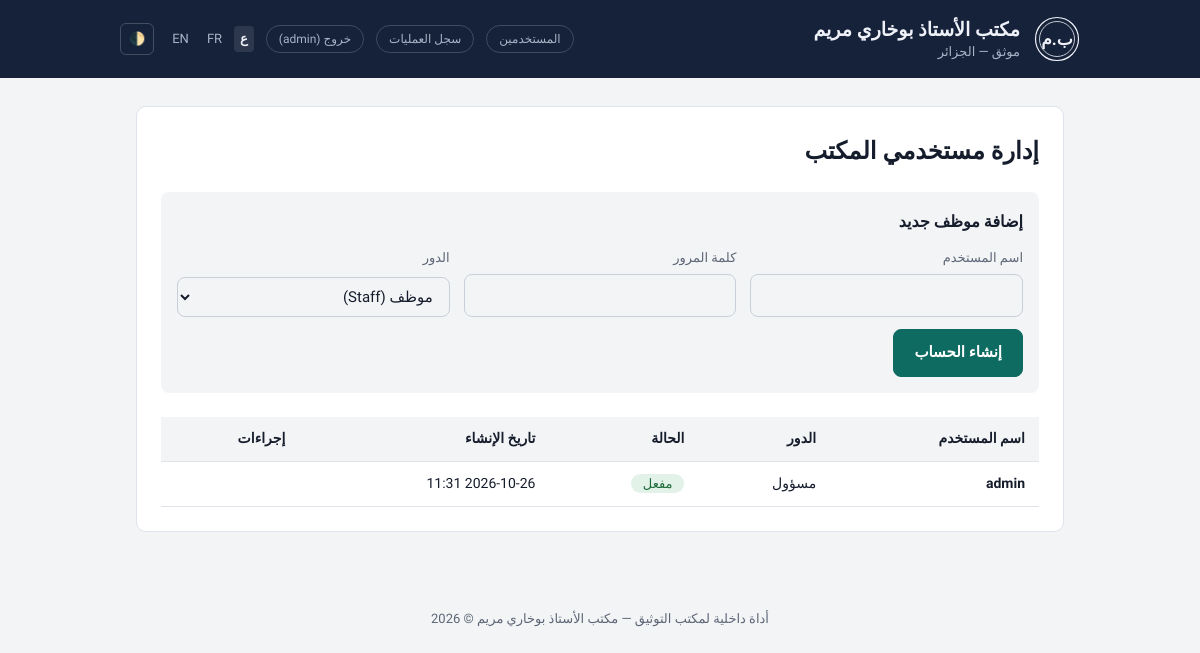
Page /admin/users (signed in) on the committed database.
### core_engine/models.py (models this page shows, shortened)
class User(UserMixin, db.Model):
    __tablename__ = 'users'
    id = db.Column(db.Integer, primary_key=True)
    username = db.Column(db.String(80), unique=True, nullable=False)
    password_hash = db.Column(db.String(256), nullable=False)
    role = db.Column(db.String(20), default='staff')  # 'admin' or 'staff'
    is_active_account = db.Column(db.Boolean, default=True)
    created_at = db.Column(db.DateTime, default=datetime.utcnow)
    @property
    def is_active(self):
        return self.is_active_account
    @property
    def is_admin(self):
        return self.role == 'admin'

### routes/main.py (the view, shortened to what this page needs)
@routes_bp.route('/admin/users', methods=['GET', 'POST'])
@login_required
def admin_users():
    if not current_user.is_admin:
        flash("هذه الصفحة خاصة بالمسؤول فقط.", 'warn')
        return redirect(url_for('routes.index'))
    users = User.query.order_by(User.created_at.desc()).all()
    return render_template('admin_users.html', users=users)

### templates/admin_users.html (shortened to what this page needs)
{% extends "base.html" %}
{% block content %}
<section class="sheet" style="padding: 24px;">
  <h2 style="margin-top:0;">إدارة مستخدمي المكتب</h2>
  <form method="POST" style="margin-bottom: 24px; display:grid; gap:12px; background:var(--paper); padding:16px; border-radius:8px;">
    <h3 style="margin:0; font-size:16px;">إضافة موظف جديد</h3>
    <div class="fields">
      <label>اسم المستخدم<input type="text" name="username" required></label>
      <label>كلمة المرور<input type="password" name="password" required></label>
      <label>الدور
        <select name="role">
          <option value="staff">موظف (Staff)</option>
        </select>
      </label>
    </div>
    <button type="submit" style="width:fit-content;">إنشاء الحساب</button>
  </form>
  <table class="data-table">
    <thead>
      <tr>
        <th>اسم المستخدم</th>
        <th>الدور</th>
        <th>الحالة</th>
        <th>تاريخ الإنشاء</th>
        <th>إجراءات</th>
      </tr>
    </thead>
    <tbody>
      {% for u in users %}
      <tr>
        <td><b>{{ u.username }}</b></td>
        <td>{{ 'مسؤول' if u.role == 'admin' else 'موظف' }}</td>
        <td>
          <span class="chip" style="{{ 'background:var(--ok-soft);color:var(--ok)' if u.is_active_account else 'background:var(--warn-soft);color:var(--warn)' }}">
            {{ 'مفعل' if u.is_active_account else 'معطل' }}
          </span>
        </td>
        <td class="ltr">{{ u.created_at.strftime('%Y-%m-%d %H:%M') }}</td>
        <td>
        </td>
      </tr>
      {% endfor %}
    </tbody>
  </table>
</section>
{% endblock %}

### templates/base.html (shortened to what this page needs)
<!DOCTYPE html>
<html lang="{{ curr_lang }}" dir="{{ dir }}">
<head>
  <link rel="stylesheet" href="{{ url_for('static', filename='css/style.css') }}">
</head>
<body>
  <header class="band gutter">
    <div class="band-in">
      <svg class="seal" viewBox="0 0 46 46" aria-hidden="true">
        <circle cx="23" cy="23" r="21.5" stroke-width="1.2"/>
        <circle cx="23" cy="23" r="17.5" stroke-width=".8"/>
        <text x="23" y="29" text-anchor="middle" font-size="17">ب.م</text>
      </svg>
      <div class="office">
        <b>مكتب الأستاذ بوخاري مريم</b>
        <span>موثق — الجزائر</span>
      </div>
      <div class="nav-actions">
        {% if current_user.is_authenticated %}
          {% if current_user.is_admin %}
            <a href="{{ url_for('routes.admin_users') }}" class="tag" style="text-decoration:none;">المستخدمين</a>
            <a href="{{ url_for('routes.admin_logs') }}" class="tag" style="text-decoration:none;">سجل العمليات</a>
          {% endif %}
          <a href="{{ url_for('routes.logout') }}" class="tag" style="text-decoration:none;">خروج ({{ current_user.username }})</a>
        {% endif %}
        <div class="lang-switcher">
          <a href="{{ url_for('routes.set_locale', lang='ar') }}" class="{% if curr_lang == 'ar' %}active{% endif %}">ع</a>
          <a href="{{ url_for('routes.set_locale', lang='fr') }}" class="{% if curr_lang == 'fr' %}active{% endif %}">FR</a>
          <a href="{{ url_for('routes.set_locale', lang='en') }}" class="{% if curr_lang == 'en' %}active{% endif %}">EN</a>
        </div>
        <button id="themeToggle" class="theme-btn" title="تغيير المظهر">🌓</button>
      </div>
    </div>
  </header>
  <div class="wrap gutter">
    {% block content %}{% endblock %}
  </div>
  <footer class="gutter" style="text-align:center; padding-block: 20px; color:var(--muted); font-size:13px;">
    أداة داخلية لمكتب التوثيق — مكتب الأستاذ بوخاري مريم © 2026
  </footer>
</body>
</html>

### static/css/style.css (style rules this page uses)
:root { --paper: #f3f4f6; --sheet: #ffffff; --ink: #151c2b; --muted: #5d6676; --line: #dfe3ea; --line-strong: #c9cfd9; --band: #16213a; --band-ink: #eef1f7; --band-muted: #a9b3c7; --accent: #0e6b62; --accent-ink: #ffffff; --accent-soft: #e2f0ee; --warn: #8f5400; --warn-soft: #fbf0dc; --ok: #1b6a3a; --ok-soft: #e3f2e8; --display: "Amiri", "Traditional Arabic", "Times New Roman", serif; --body: "IBM Plex Sans Arabic", "Segoe UI", Tahoma, sans-serif; --mono: "IBM Plex Mono", ui-monospace, Consolas, monospace; --r: 10px; }
* { box-sizing: border-box; }
body { background: var(--paper); color: var(--ink); font-family: var(--body); font-size: 16px; line-height: 1.7; margin: 0; }
.gutter { padding-inline: max(16px, env(safe-area-inset-left, 0px)); }
.band { background: var(--band); color: var(--band-ink); }
.band-in { max-width: 960px; margin: 0 auto; padding-block: 16px; display: flex; align-items: center; gap: 14px; }
.seal { flex: none; width: 46px; height: 46px; }
.seal text { fill: var(--band-ink); font-family: var(--display); font-weight: 700; }
.office { display: grid; line-height: 1.35; min-width: 0; }
.office b { font-family: var(--display); font-size: 19px; font-weight: 700; }
.office span { font-size: 13px; color: var(--band-muted); }
.nav-actions { margin-inline-start: auto; display: flex; align-items: center; gap: 12px; }
.tag { font-size: 12px; color: var(--band-muted); border: 1px solid rgba(255,255,255,.18); border-radius: 999px; padding: 3px 12px; white-space: nowrap; }
.lang-switcher { display: flex; gap: 6px; font-size: 13px; }
.lang-switcher a { color: var(--band-muted); text-decoration: none; padding: 2px 6px; border-radius: 4px; }
.lang-switcher a.active { color: var(--band-ink); font-weight: 700; background: rgba(255,255,255,0.1); }
.theme-btn { background: transparent; border: 1px solid rgba(255,255,255,0.2); color: var(--band-ink); border-radius: 6px; padding: 4px 8px; font-size: 13px; cursor: pointer; }
.wrap { max-width: 960px; margin: 0 auto; padding-block: 28px 56px; display: grid; gap: 22px; }
.sheet { background: var(--sheet); border: 1px solid var(--line); border-radius: var(--r); min-width: 0; }
.chip { background: var(--accent-soft); color: var(--accent); border-radius: 999px; padding: 2px 12px; font-size: 13px; }
.fields { display: grid; grid-template-columns: repeat(auto-fit, minmax(180px, 1fr)); gap: 14px; }
label { display: grid; gap: 5px; font-size: 13px; color: var(--muted); font-weight: 500; }
input[type=text], input[type=password], input[type=number], select { font: inherit; font-size: 15px; color: var(--ink); background: var(--paper); border: 1px solid var(--line-strong); border-radius: 8px; padding: 8px 12px; min-width: 0; width: 100%; }
button, .btn { font: inherit; font-weight: 600; font-size: 15px; border-radius: 8px; padding: 10px 20px; cursor: pointer; border: 1px solid var(--accent); background: var(--accent); color: var(--accent-ink); text-decoration: none; display: inline-flex; align-items: center; justify-content: center; }
table.data-table { width: 100%; border-collapse: collapse; font-size: 14px; }
table.data-table th, table.data-table td { padding: 10px 14px; border-bottom: 1px solid var(--line); text-align: start; }
table.data-table th { background: var(--paper); font-weight: 600; }

### rows in the picture
User: username "admin", role "مسؤول", is_active_account "مفعل", created_at "2026-10-26 11:31"
